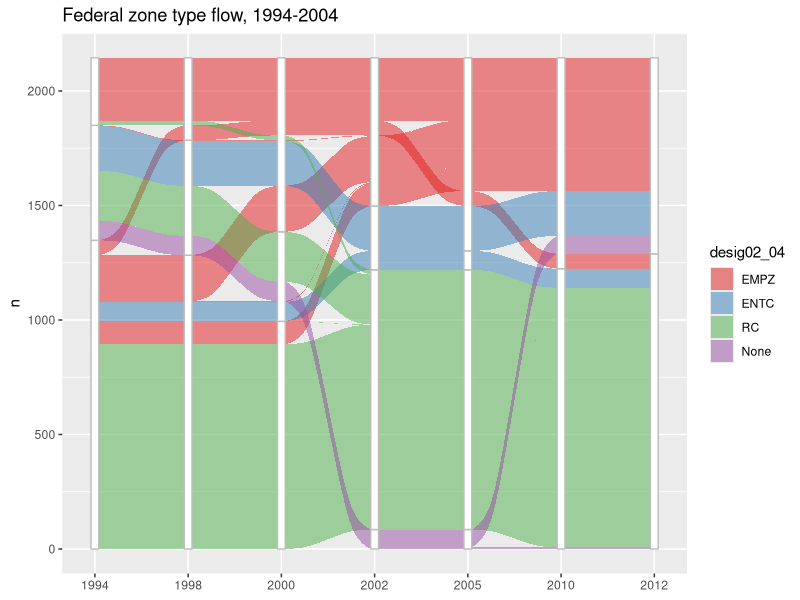

Source code (R):
# import and restructure period designations
fed <- read.csv('Empowerment_Zones_and_Enterprise_Communities.csv')

#would like this to be a matrix not a bunch of vars, but maybe need to create the vars and reshape after
#fed$designation[i] <- matrix(nrow=2, ncol=7)
#rownames(fed$designation) <- vector("Primary", "Secondary")
#colnames(fed$designation) <- vector("1994-1997, 1998-1999", "2000-2001", "2002-2004", "2005-2009", "2010-2011", "2012-2017")

fed$desig94_97 <- NA
fed$desig98_99 <- NA
fed$desig00_01 <- NA
fed$desig02_04 <- NA
fed$desig05_09 <- NA
fed$desig10_11 <- NA
fed$desig12_17 <- NA

fed$desB94_97 <- NA
fed$desB98_99 <- NA
fed$desB00_01 <- NA
fed$desB02_04 <- NA
fed$desB05_09 <- NA
fed$desB10_11 <- NA
fed$desB12_17 <- NA

for(i in 1:nrow(fed)) {
  
  # Set 94-97
  if (fed$PERIODA[i] == "Atlanta Empowerment Zone" |
      fed$PERIODA[i] == "Empowerment Zone (Round I)") {
        fed$desig94_97[i] <- "EMPZ"
        if (fed$PERIODA[i] == "Atlanta Empowerment Zone") {
          fed$desB94_97[i] <- "ATL"
        } else {
          fed$desB94_97[i] <- "None"
        }
  } else if (fed$PERIODA[i] == "Enhanced Enterprise Community (Round I)" |
             fed$PERIODA[i] == "Enterprise Community (Round I)") {
      fed$desig94_97[i] <- "ENTC" 
      if (fed$PERIODA[i] == "Enhanced Enterprise Community (Round I)") {
        fed$desB94_97[i] <- "ENH"
      } else {
        fed$desB94_97[i] <- "None"
      }
  } else if (fed$PERIODA[i] == "None") {
      fed$desig94_97[i] <- "None"
      fed$desB94_97[i] <- "None"
  }

  # Set 98-99
  if (fed$PERIODB[i] == "DC Enterprise Zone beginning 1-1-1998") {
      fed$desig98_99[i] <- "EMPZ" 
      fed$ desB98_99[i] <- "DC"
  } else {
      fed$desig98_99[i] <- fed$desig94_97[i]
      fed$desB98_99[i] <- fed$desB94_97[i]
  }
  
  if (is.na(fed$desig94_97[i]) |
      is.na(fed$desB94_97[i]) |
      is.na(fed$desig98_99[i]) |
      is.na(fed$desB98_99[i])) {
        print(i)
  }
  
  # Set 00-01
  if (fed$PERIODB[i] == "Atlanta Empowerment Zone" |
      fed$PERIODB[i] == "DC Enterprise Zone beginning 1-1-1998" |
      fed$PERIODB[i] == "Empowerment Zone (Round I)" |
      fed$PERIODB[i] == "Empowerment Zone (Round I) Beginning Jan. 1, 2000" |
      fed$PERIODB[i] == "Empowerment Zone (Round I) Beginning Jan. 1, 2000; Enterprise Community (Round I)" |
      fed$PERIODB[i] == "Empowerment Zone (Round II)" |
      fed$PERIODB[i] == "Empowerment Zone (Round II); Enhanced Enterprise Community (Round I)" |
      fed$PERIODB[i] == "Empowerment Zone (Round II); Enterprise Community (Round I)" )  {
        fed$desig00_01[i] <- "EMPZ"
        if (fed$PERIODB[i] == "Atlanta Empowerment Zone") {
              fed$desB00_01[i] <- "ATL"
        } else if (fed$PERIODB[i] == "DC Enterprise Zone beginning 1-1-1998") {
              fed$desB00_01[i] <- "DC"
        } else {
              fed$desB00_01[i] <- "None"
        }
        
        if (fed$PERIODB[i] == "Empowerment Zone (Round II); Enhanced Enterprise Community (Round I)" |
            fed$PERIODB[i] == "Empowerment Zone (Round II); Enterprise Community (Round I)") {
          if (fed$desig98_99[i] != "ENTC") {
            print(paste("line ", i, " has A-B ENTC mismatch"))
          }
          if (fed$PERIODB[i] == "Empowerment Zone (Round II); Enhanced Enterprise Community (Round I)" &
              fed$desB98_99[i] != "ENH") {
                print(paste("line", i, "has A-B ENHANCED subdes mismatch"))
          }
        }
  } else if (fed$PERIODB[i] == "Enterprise Community (Round I)"|
             fed$PERIODB[i] == "Enterprise Community (Round II)") {
      fed$desig00_01[i] <- "ENTC"
      fed$desB00_01[i] <- "None"   
  } else {
      fed$desig00_01[i] <- "None"
      fed$desB00_01[i] <- "None"
  }

  # Set 02-04
  if (fed$PERIODC[i] == "DC Enterprise Zone ending 12-31-09" |
      fed$PERIODC[i] == "Empowerment Zone (Round I)" |
      fed$PERIODC[i] == "Empowerment Zone (Round II)" |
      fed$PERIODC[i] == "Empowerment Zone (Round III)" |
      fed$PERIODC[i] == "Empowerment Zone (Round III); Enterprise Community (Round II)" )  {
        fed$desig02_04[i] <- "EMPZ"
        if (fed$PERIODC[i] == "DC Enterprise Zone ending 12-31-09") {
          fed$desB02_04[i] <- "DC"
        } else {
          fed$desB02_04[i] <- "None"
        }
        if (fed$PERIODC[i] == "Empowerment Zone (Round III); Enterprise Community (Round II)") {
          if (fed$desig00_01[i] != "ENTC") {
            print(paste("line ", i, " has B-C ENTC mismatch"))
          }
        }
  } else if (fed$PERIODC[i] == "Enhanced Enterprise Community (Round I) Ending 12-31-04; Empowerment Zone (Round II)" |
             fed$PERIODC[i] == "Enterprise Community (Round I) Ending 12-31-04; Empowerment Zone (Round I)" |
             fed$PERIODC[i] == "Enterprise Community (Round I) Ending 12-31-04; Empowerment Zone (Round II)" |
             fed$PERIODC[i] == "Enterprise Community (Round I) Ending 12-31-04; Empowerment Zone (Round III)" |
             fed$PERIODC[i] == "Enterprise Community (Round II)") {
        fed$desig02_04[i] <- "ENTC"
        if (fed$PERIODC[i] == "Enhanced Enterprise Community (Round I) Ending 12-31-04; Empowerment Zone (Round II)") {
          fed$desB02_04[i] <- "ENH"
        }
  } else if (fed$PERIODC[i]=="Renewal Community" | fed$PERIODC[i]=="Atlanta Renewal Community") {
      fed$desig02_04[i] <- "RC"
      if (fed$PERIODC[i]=="Atlanta Renewal Community") {
        fed$desB02_04[i] <- "ATL"
      } else {
        fed$desB02_04[i] <- "None"
      }
  } else {
      fed$desig02_04[i] <- "None"
      fed$desB02_04[i] <- "None"
  }
  
  # Set 05-09
  if (fed$PERIODC[i] == "DC Enterprise Zone ending 12-31-09" |
      fed$PERIODC[i] == "Empowerment Zone (Round I)" |
      fed$PERIODC[i] == "Empowerment Zone (Round II)" |
      fed$PERIODC[i] == "Empowerment Zone (Round III)" |
      fed$PERIODC[i] == "Empowerment Zone (Round III); Enterprise Community (Round II)" |
      fed$PERIODC[i] == "Enhanced Enterprise Community (Round I) Ending 12-31-04; Empowerment Zone (Round II)" |
      fed$PERIODC[i] == "Enterprise Community (Round I) Ending 12-31-04; Empowerment Zone (Round I)" |
      fed$PERIODC[i] == "Enterprise Community (Round I) Ending 12-31-04; Empowerment Zone (Round II)" |
      fed$PERIODC[i] == "Enterprise Community (Round I) Ending 12-31-04; Empowerment Zone (Round III)" )  {
    fed$desig05_09[i] <- "EMPZ"
    if (fed$PERIODC[i] == "DC Enterprise Zone ending 12-31-09") {
      fed$desB05_09[i] <- "DC"
    } else {
      fed$desB05_09[i] <- "None"
    }
    if (fed$PERIODC[i] == "Enterprise Community (Round I) Ending 12-31-04; Empowerment Zone (Round I)" |
        fed$PERIODC[i] == "Enterprise Community (Round I) Ending 12-31-04; Empowerment Zone (Round II)" | 
        fed$PERIODC[i] == "Enterprise Community (Round I) Ending 12-31-04; Empowerment Zone (Round III)" ) {
      if (fed$desig02_04[i] != "ENTC") {
        print(paste("line ", i, " has C1-C2 ENTC mismatch"))
      }
    } else if (fed$PERIODC[i] == "Enhanced Enterprise Community (Round I) Ending 12-31-04; Empowerment Zone (Round II)") {
      if (fed$desig02_04[i] != "ENTC" | fed$desB02_04[i] != "ENH") {
        print(paste("line ", i, " has C1-C2 ENTC-ENH mismatch"))
      }
    }
  } else if (fed$PERIODC[i] == "Enterprise Community (Round II)") {
    fed$desig05_09[i] <- "ENTC"
    fed$desB05_09[i] <- "None"    
  } else if (fed$PERIODC[i]=="Renewal Community" | fed$PERIODC[i]=="Atlanta Renewal Community") {
    fed$desig05_09[i] <- "RC"
    if (fed$PERIODC[i]=="Atlanta Renewal Community") {
      fed$desB05_09[i] <- "ATL"
    } else {
      fed$desB05_09[i] <- "None"
    } 
  } else {
    fed$desig05_09[i] <- "None"
    fed$desB05_09[i] <- "None"
  }
  
  # Set 10-11
  if (fed$PERIODD[i] == "DC Enterprise Zone" |
      fed$PERIODD[i] == "Empowerment Zone (Round I)" |
      fed$PERIODD[i] == "Empowerment Zone (Round II)" |
      fed$PERIODD[i] == "Empowerment Zone (Round III)" )  {
        fed$desig10_11[i] <- "EMPZ"
        if (fed$PERIODC[i] == "DC Enterprise Zone") {
          fed$desB10_11[i] <- "DC"
        } else {
          fed$desB10_11[i] <- "None"
        }
      
  } else {
    fed$desig10_11[i] <- "None"
    fed$desB10_11[i] <- "None"
    }
  
  # Set 12-17
  if (fed$PERIODD[i] == "Empowerment Zone (Round I)" |
      fed$PERIODD[i] == "Empowerment Zone (Round II)" |
      fed$PERIODD[i] == "Empowerment Zone (Round III)" )  {
    fed$desig12_17[i] <- "Retro EMPZ"
    fed$desB12_17[i] <- "None"
  } else {
    fed$desig12_17[i] <- "None"
    fed$desB12_17[i] <- "None"
  }
}

#zones <- aggregate(fed, by=list(fed$FULLNAME), FUN = return)
zoneranks <- c("EMPZ", "Retro EMPZ", "ENTC", "RC", "None")
fed$desig94_97 <- factor(fed$desig94_97, levels = zoneranks)
fed$desig98_99 <- factor(fed$desig98_99, levels = zoneranks)
fed$desig00_01 <- factor(fed$desig00_01, levels = zoneranks)
fed$desig02_04 <- factor(fed$desig02_04, levels = zoneranks)
fed$desig05_09 <- factor(fed$desig05_09, levels = zoneranks)
fed$desig10_11 <- factor(fed$desig10_11, levels = zoneranks)
fed$desig12_17 <- factor(fed$desig12_17, levels = zoneranks)

# Generate alluvial diagram
library(ggplot2)
library(ggalluvial)
library(tidyverse)

fed %>%
  group_by(desig94_97, desig98_99, desig00_01, desig02_04, desig05_09, desig10_11, desig12_17) %>%
  count()  %>%
#  is_alluvia_form(axes = 1:4, silent = TRUE)
  ggplot(aes(y = n, axis1=desig94_97, axis2=desig98_99, axis3=desig00_01, axis4=factor(desig02_04, levels=c("EMPZ", "ENTC", "RC", "None")), axis5=desig05_09, axis6=desig10_11, axis7=desig12_17) )+ 
           geom_alluvium(aes(fill = desig02_04), width=1/12) + 
           geom_stratum(width = 1/12, fill=alpha(0.8), color="grey") + 
           geom_label(stat = "stratum", label.strata = TRUE) + 
           scale_x_discrete(limits = c("1994", "1998", "2000", "2002", "2005", "2010", "2012"), expand = c(.05, .05)) +
           scale_fill_brewer(type="qual", palette = "Set1") + 
           ggtitle("Federal zone type flow, 1994-2004")
